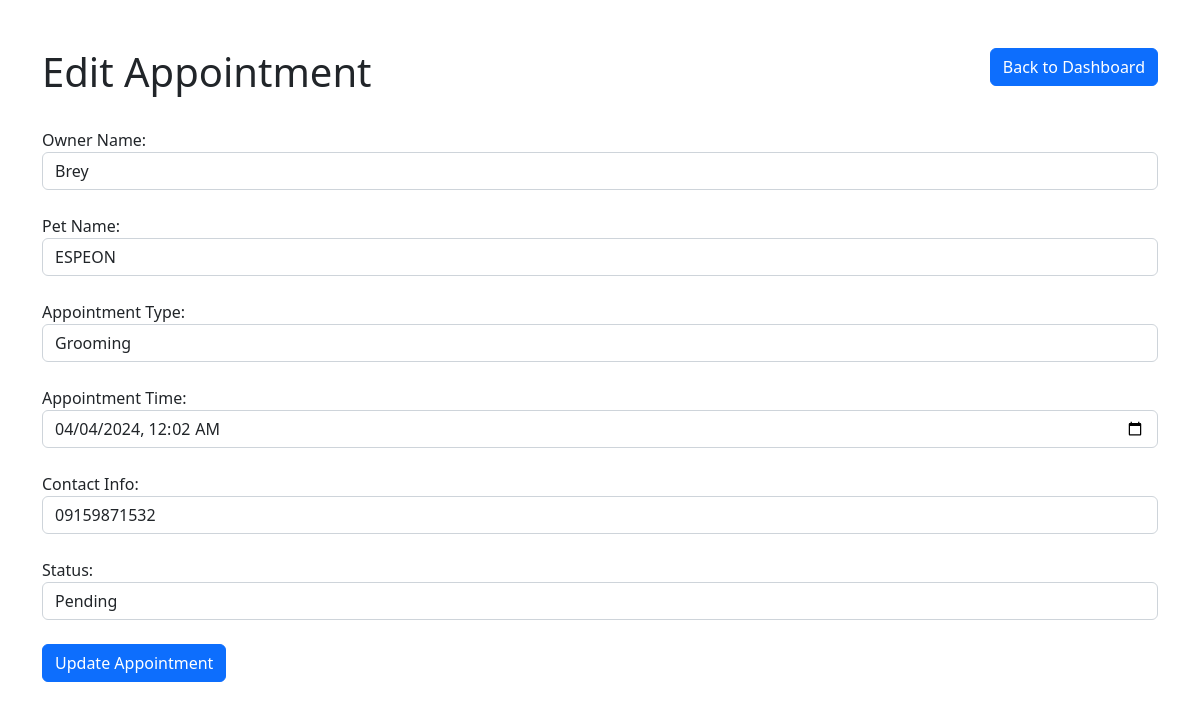
Page /edit_appointment.php?id=3 on the committed database.
### tables this page shows
CREATE TABLE `appointments` (
  `id` int(11) NOT NULL,
  `owner_name` varchar(255) NOT NULL,
  `pet_name` varchar(255) NOT NULL,
  `appointment_type` varchar(100) NOT NULL,
  `appointment_time` datetime NOT NULL,
  `contact_info` varchar(255) NOT NULL,
  `status` varchar(100) NOT NULL
);

### edit_appointment.php (the view, shortened to what this page needs)
<!DOCTYPE html>
<html lang="en">
<head>
    <link rel="stylesheet" href="https://cdn.jsdelivr.net/npm/bootstrap@5.2.2/dist/css/bootstrap.min.css">
</head>
<body>
    <div class="container my-5">
        <header class="d-flex justify-content-between my-4">
            <h1>Edit Appointment</h1>
            <div>
                <a href="admin_dashboard.php" class="btn btn-primary">Back to Dashboard</a>
            </div>
        </header>
        <form action="process_edit_appointment.php" method="post">
        <?php
if (isset($_GET['id'])) {
    include("connect.php");
    $stmt = $conn->prepare("SELECT * FROM appointments WHERE id = :id");
    $stmt->bindParam(":id", $_GET['id']);
    $stmt->execute();
    $row = $stmt->fetch(PDO::FETCH_ASSOC);
    if ($row) {
?>
<div class="form-element my-4">
    <label for="owner_name">Owner Name:</label>
    <input type="text" class="form-control" name="owner_name" placeholder="Owner Name:" value="<?php echo htmlspecialchars($row["owner_name"]); ?>" required>
</div>
<div class="form-element my-4">
    <label for="pet_name">Pet Name:</label>
    <input type="text" class="form-control" name="pet_name" placeholder="Pet Name:" value="<?php echo htmlspecialchars($row["pet_name"]); ?>" required>
</div>
<div class="form-element my-4">
    <label for="appointment_type">Appointment Type:</label>
    <input type="text" class="form-control" name="appointment_type" placeholder="Appointment Type:" value="<?php echo htmlspecialchars($row["appointment_type"]); ?>" required>
</div>
<div class="form-element my-4">
    <label for="appointment_time">Appointment Time:</label>
    <input type="datetime-local" class="form-control" name="appointment_time" value="<?php echo htmlspecialchars(str_replace(' ', 'T', $row["appointment_time"])); ?>" required>
</div>
<div class="form-element my-4">
    <label for="contact_info">Contact Info:</label>
    <input type="text" class="form-control" name="contact_info" placeholder="Contact Info:" value="<?php echo htmlspecialchars($row["contact_info"]); ?>" required>
</div>
<div class="form-element my-4">
    <label for="status">Status:</label>
    <select name="status" class="form-control" required>
        <option value="Pending" <?php if($row["status"] == "Pending"){ echo "selected"; } ?>>Pending</option>
    </select>
</div>
<div class="form-element my-4">
    <input type="submit" name="edit" value="Update Appointment" class="btn btn-primary">
</div>
<?php
    } else {
        echo "<h3>Appointment not found.</h3>";
    }
} else {
    echo "<h3>No appointment ID specified.</h3>";
}
?>
        </form>
    </div>
</body>
</html>

### rows in the picture
appointments: owner_name "Brey", pet_name "ESPEON", appointment_type "Grooming", appointment_time "04/04/2024 00:02", contact_info "09159871532"
